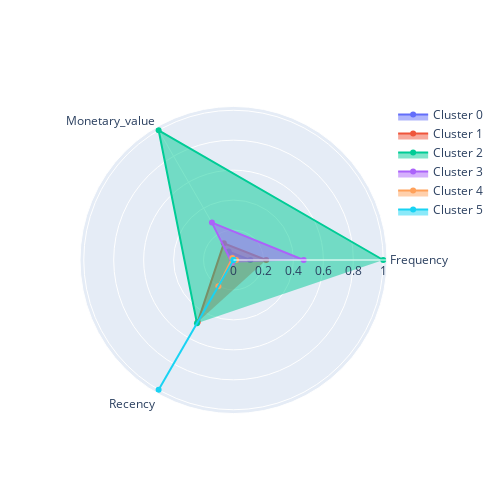

The cell this chart's notebook holds for it:
### Markdown cell above
Какие выводы можно сделать наблюдая за разбиением на кластеры в t-SNE-2 (6 кластеров) и t-SNE-3 (10 кластеров):

- в случае 6 кластеров "лояльные" выделены как один кластер, в то время как при разбиении на 10 кластеров они дробятся на "лояльных" и "VIP" (светло-зеленый и салатовый соответственно)
- "перспективные" и "новички" четко выделены в левом графике (6 кластеров), в то время как в правом среди "новичков" также есть вариации
- если с момента последнего заказа прошло более 150 дней оба подхода формируют 2 различных кластера "спящих": в левой разбивке они прерываются один другим (желтый кластер), а в правой сформированы достаточно четко (фиолетовый и серо-голубой)
- "дрейфующие" и "в зоне риска" достаточно четко выделены в обоих подходах.

Резюмируя можно сказать, что обе разбивки хорошо себя показали, и в зависимости от целей маркетинга может быть использована как более подробная, так и менее подробная кластеризация

### Code cell
grouped_data_tsne_2_KMeans = clients_df_2.groupby('tsne_2_KMeans')[['Frequency', 'Monetary_value', 'Recency']].mean()
plot_cluster_profile(grouped_data_tsne_2_KMeans, 6)

### Figure 1 — Plotly figure (JSON) as saved in the notebook; plotly's stock layout.template omitted (floating-point values rounded to 4 significant figures)
{"data": [{"fill": "toself", "name": "Cluster 0", "r": [0.1123, 0.06468, 0], "theta": ["Frequency", "Monetary_value", "Recency"], "type": "scatterpolar"}, {"fill": "toself", "name": "Cluster 1", "r": [0.2182, 0.1287, 0.4773], "theta": ["Frequency", "Monetary_value", "Recency"], "type": "scatterpolar"}, {"fill": "toself", "name": "Cluster 2", "r": [1, 1.0, 0.4878], "theta": ["Frequency", "Monetary_value", "Recency"], "type": "scatterpolar"}, {"fill": "toself", "name": "Cluster 3", "r": [0.4685, 0.2884, 0.02126], "theta": ["Frequency", "Monetary_value", "Recency"], "type": "scatterpolar"}, {"fill": "toself", "name": "Cluster 4", "r": [0.01718, 0.01531, 0.2019], "theta": ["Frequency", "Monetary_value", "Recency"], "type": "scatterpolar"}, {"fill": "toself", "name": "Cluster 5", "r": [0, 0, 1], "theta": ["Frequency", "Monetary_value", "Recency"], "type": "scatterpolar"}], "layout": {"autosize": false, "height": 500, "showlegend": true, "width": 500}}
